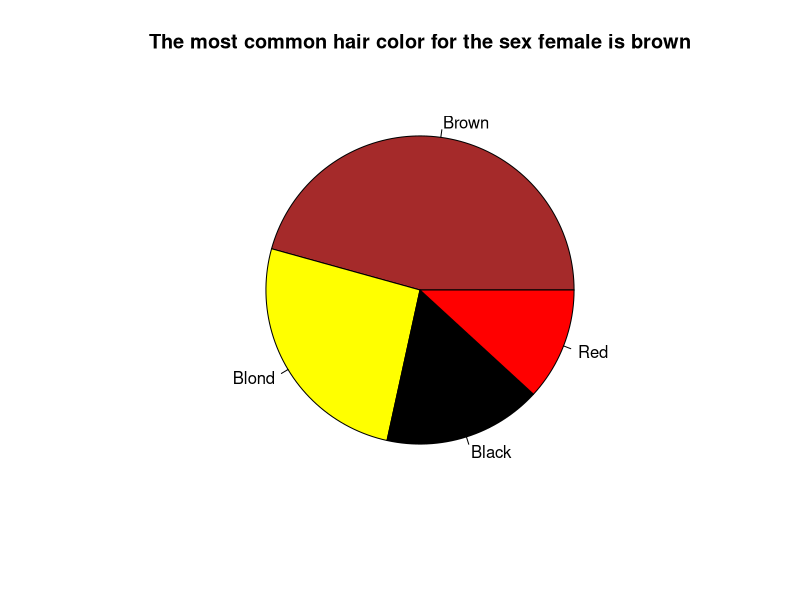
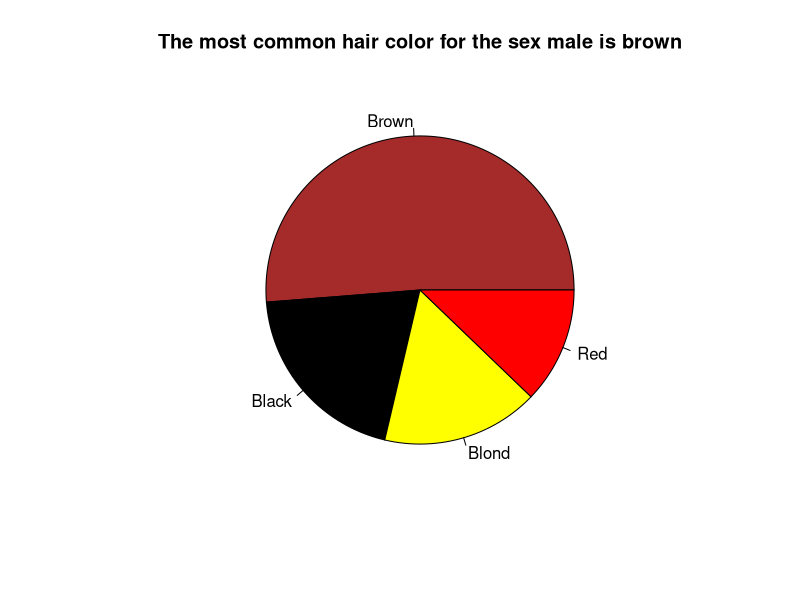

The R script that drew these images, in order:
## ---- chunk 1
knitr::opts_chunk$set(echo = TRUE)
## ---- chunk 2
library(tidyverse)

v <- sample.int(20, 10, replace = TRUE)

while (all(v == 10) == FALSE) {
  v <- map_at(v, ~. + 1, .at = which(v < 10))
  v <- map_at(v, ~. - 1, .at = which(v > 10))
  print(flatten_dbl(v))
}
## ---- chunk 3
v <- sample.int(20, 10, replace = TRUE)

while (all(v == 10) == FALSE) {
  v[which(v > 10)] <- vapply(v[which(v > 10)], function(x) x - 1, vector("double", 1))
  v[which(v < 10)] <- vapply(v[which(v < 10)], function(x) x + 1, vector("double", 1))
  print(v)
}
## ---- chunk 4
v <- sample(20, 10, replace = TRUE)

while (!all(v == 10)) {
  v[which(v > 10)] <- v[which(v > 10)] - 1
  v[which(v < 10)] <- v[which(v < 10)] + 1
  print(v)
}
## ---- chunk 5
m <- matrix(c(55, 25, 250,
              63, 15, 133,
              85, 25, 821),
            nrow = 3,
            byrow = TRUE,
            dimnames = list(
              c("x", "y", "z"),
              c("price", "cost", "units.sold")
              ))
## ---- chunk 6
m <- matrix(c(55, 25, 250,
              63, 15, 133,
              85, 25, 821),
            nrow = 3,
            byrow = TRUE,
            dimnames = list(
              c("x", "y", "z"),
              c("price", "cost", "units.sold")
              ))

forecast.products <- function(df, inflation, growth.factor, cost.prod, n = 1) {
  df[, "price"] <- df[, "price"] * (1 + inflation)^n
  df[, "cost"] <- df[, "cost"] * (1 + inflation - cost.prod)^n
  df[, "units.sold"] <- df[, "cost"] * growth.factor
  return(df)
}

# task 1
n <- forecast.products(df = m,
                       inflation = 0.03,
                       growth.factor = 5,
                       cost.prod = -0.05)

# task 2
n2 <- forecast.products(df = n,
                       inflation = 0.03,
                       growth.factor = 1,
                       cost.prod = -0.05)

# task 3
(matrices <- list(m, n, n2))

# task 4
costs.y <- vector("double", length(matrices))
for (i in seq_along(matrices)) costs.y[i] <- matrices[[i]]["y", "cost"]
print(costs.y)
## ---- chunk 7
library(tidyverse)
library(datasets)

HairEyeColor <- as.tibble(HairEyeColor)

pie.chart.hair <- function(sex) {
  filtered.df <- HairEyeColor %>% 
    filter(Sex == sex) %>%
    group_by(Hair) %>% 
    summarise(frequency = sum(n)) %>% 
    ungroup() %>% 
    arrange(desc(frequency))
  
  # create vector of colors to fill pie chart with
  colors <- vector("character", nrow(filtered.df))
  for (i in 1:nrow(filtered.df)) {
    colors[i] <- filtered.df$Hair[i]
  }
  colors <- replace(colors, colors == "Blond", "Yellow")
  
  pie(filtered.df$frequency,
      labels = filtered.df$Hair,
      col = colors,
      main = paste("The most common hair color for the sex", tolower(sex), "is", tolower(filtered.df[which.max(filtered.df$frequency), "Hair"])))
}

pie.chart.hair("Female")
pie.chart.hair("Male")
